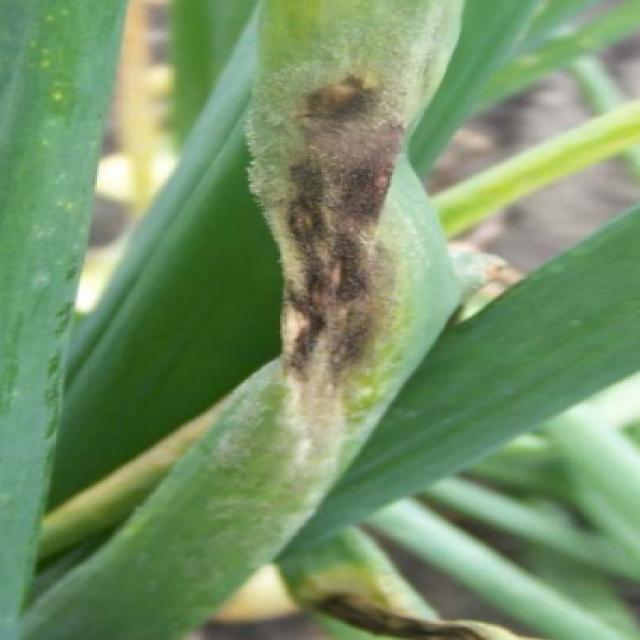
#> input picture Enhanced-DETR-for-Yellow-Leaf-Disease-Detection/coco-dataset/train2017/11_png.rf.8974a583459b40b5c3765f0733cd6486.jpg, 640 x 640 px, given as the content of the folder ./output_img/coco_val, which was not available
$ python draw_comparision.py
#> lines starting #> are read from the running program, lines starting #| are printed output that depends on the picture; after the words box and inside, x2 and y2 are one past the last pixel; in counts of white or black regions, pixels touching at a corner belong together; pictures that were not available may be replaced by others from this repository, and a replacement may not be noted
import cv2
import os
import time

BORDER_SIZE = 50
TEXT_COLOR = (0, 0, 0)  # Black color
TEXT_FONT = cv2.FONT_HERSHEY_SIMPLEX
TEXT_SCALE = 1
TEXT_THICKNESS = 2
TEXT_PADDING = 10  # Padding around the text


def write_text_to_image_comparision(dict_text_image: dict):
    """
    "caption of image": img,...
    visualize: [[0,1],
                [2,3]]
    """

    for idx, text in enumerate(dict_text_image.keys()):
        text_size = cv2.getTextSize(
            text, TEXT_FONT, TEXT_SCALE, TEXT_THICKNESS)[0]
        # Center the text horizontally
        text_x = int((dict_text_image[text].shape[1] - text_size[0]) / 2)
        if idx < 2:
            dict_text_image[text] = cv2.copyMakeBorder(dict_text_image[text], BORDER_SIZE, 0, 0, 0,
                                                       cv2.BORDER_CONSTANT, value=(255, 255, 255))
            text_y = BORDER_SIZE - TEXT_PADDING
        else:
            dict_text_image[text] = cv2.copyMakeBorder(dict_text_image[text], 0, BORDER_SIZE, 0, 0,
                                                       cv2.BORDER_CONSTANT, value=(255, 255, 255))
            text_y = dict_text_image[text].shape[0] - \
                BORDER_SIZE + text_size[1] + TEXT_PADDING

        cv2.putText(dict_text_image[text], text, (text_x, text_y), TEXT_FONT,
                    TEXT_SCALE, TEXT_COLOR, TEXT_THICKNESS)


if __name__ == "__main__":
    coco_path = './output_img/coco_val'

    img_files = [os.path.join(coco_path, f) for f in os.listdir(
        coco_path) if f.endswith('.png') or f.endswith('.jpeg') or f.endswith('.jpg')]

    for img_file in img_files:

        # write text to coco image
        img_coco = cv2.imread(img_file)
#> img_coco is the input picture: shape (640, 640, 3); mean B, G, R 104.6, 146.7, 118.4
        img_coco = cv2.resize(
            img_coco, (img_coco.shape[1] * 2, img_coco.shape[0] * 2))
#> img_coco: shape (1280, 1280, 3)
        img_coco = cv2.copyMakeBorder(img_coco, BORDER_SIZE, BORDER_SIZE, 0, 0,
                                      cv2.BORDER_CONSTANT, value=(255, 255, 255))
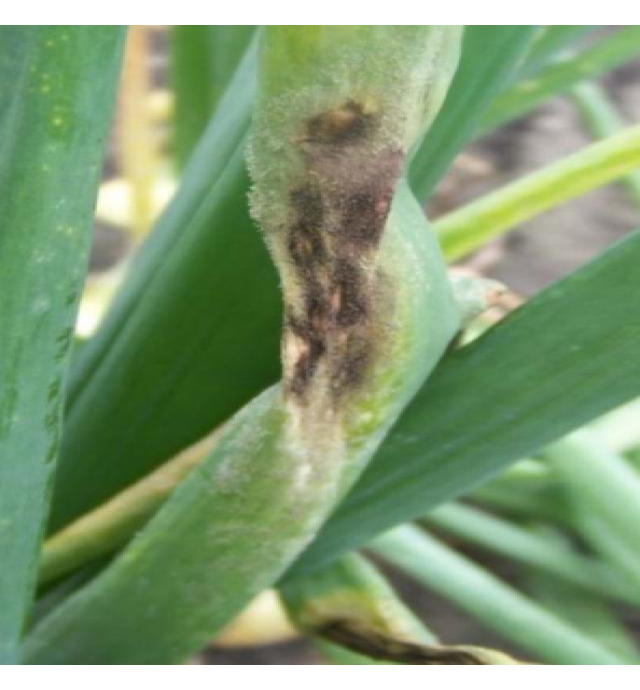
#> img_coco: shape (1380, 1280, 3) (shown at 1/2 size); mean B, G, R 115.4, 154.5, 128.3

        text = "coco_val"
        text_size = cv2.getTextSize(
            text, TEXT_FONT, TEXT_SCALE, TEXT_THICKNESS)[0]
        # Center the text horizontally
        text_x = int((img_coco.shape[1] - text_size[0]) / 2)
        text_y = BORDER_SIZE - TEXT_PADDING
        cv2.putText(img_coco, text, (text_x, text_y), TEXT_FONT,
                    TEXT_SCALE, TEXT_COLOR, TEXT_THICKNESS)
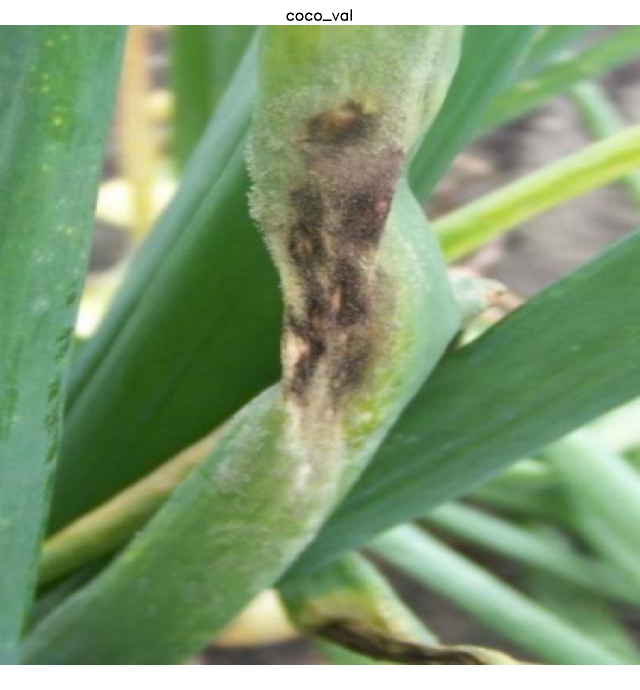
#> img_coco: shape (1380, 1280, 3) (shown at 1/2 size); 0.05% of pixels changed, all inside (x1, y1, x2, y2) = (573, 18, 704, 42)

        # write text to other images
        dict_text_image = {"res-50_ddetr": None,
                           "mb-v3L_ddetr": None,
                           "effi-v2S_ddetr": None,
                           "swin-T_ddetr": None}

        # read image
        for k in dict_text_image.keys():
            dict_text_image[k] = cv2.imread(img_file.replace('coco_val', k))
        write_text_to_image_comparision(dict_text_image)
#> the loop in write_text_to_image_comparision, `for idx, text in enumerate(dict_text_image.keys()):` made 4 passes
#> (text, text_size, text_x, text_y) on passes 1 to 4: ('res-50_ddetr', (215, 22), 212, 40), ('mb-v3L_ddetr', (229, 22), 205, 40), ('effi-v2S_ddetr', (233, 22), 203, 672), ('swin-T_ddetr', (209, 22), 215, 672)
#> after the loop in write_text_to_image_comparision, `for idx, text in enumerate(dict_text_image.keys()):`: dict_text_image = 4 items

        img1, img2, img3, img4 = dict_text_image.values()
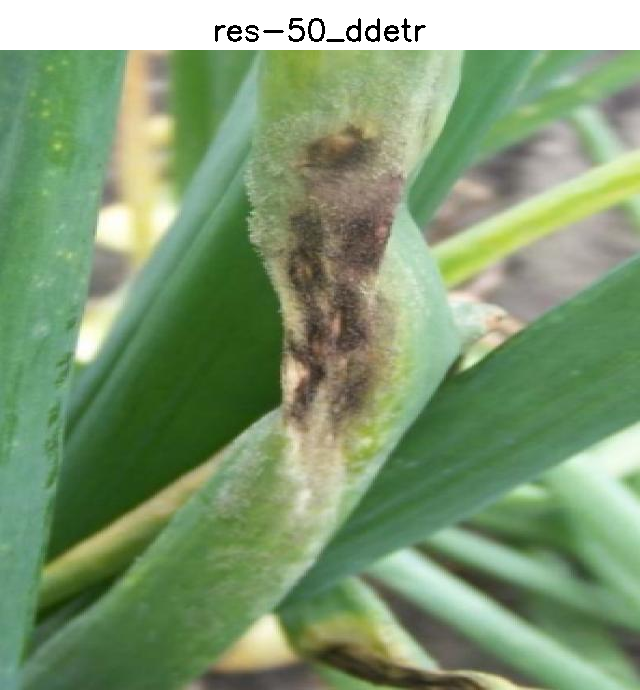
#> img1: shape (690, 640, 3); mean of channels 0, 1, 2 114.6, 153.7, 127.5; drawn as B, G, R
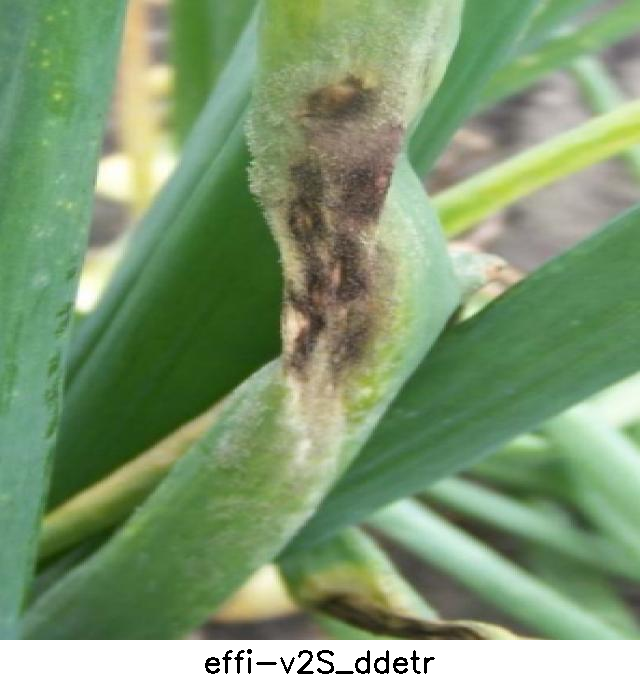
#> img3: shape (690, 640, 3); mean of channels 0, 1, 2 114.6, 153.7, 127.4; drawn as B, G, R
        left_col = cv2.vconcat([img1, img3])
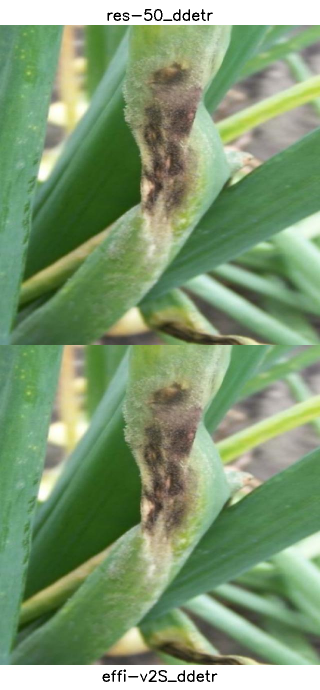
#> left_col: shape (1380, 640, 3) (shown at 1/2 size); mean of channels 0, 1, 2 114.6, 153.7, 127.4; drawn as B, G, R
        right_col = cv2.vconcat([img2, img4])
        result = cv2.hconcat([img_coco, left_col, right_col])
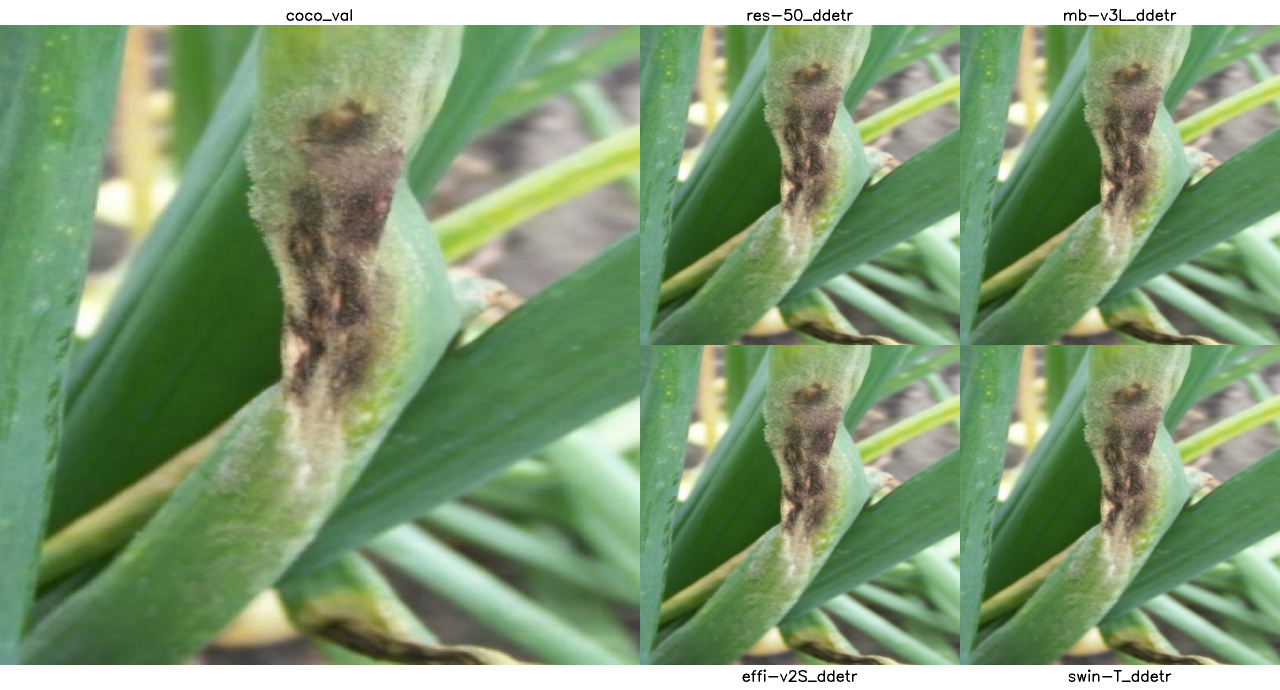
#> result: shape (1380, 2560, 3) (shown at 1/2 size); mean B, G, R 115, 154.1, 127.8

        # write output image
        file_name = os.path.basename(img_file)
        print(file_name)
        output_folder = os.path.join(
            ".", "output_img", "comparision")
        os.makedirs(output_folder, exist_ok=True)

        output_path = os.path.join(output_folder, file_name)

        cv2.imwrite(output_path, result)

$ run again, on Enhanced-DETR-for-Yellow-Leaf-Disease-Detection/coco-dataset/val2017/17_jpg.rf.a2c2f30f0211606a9824db68a7fef56d.jpg
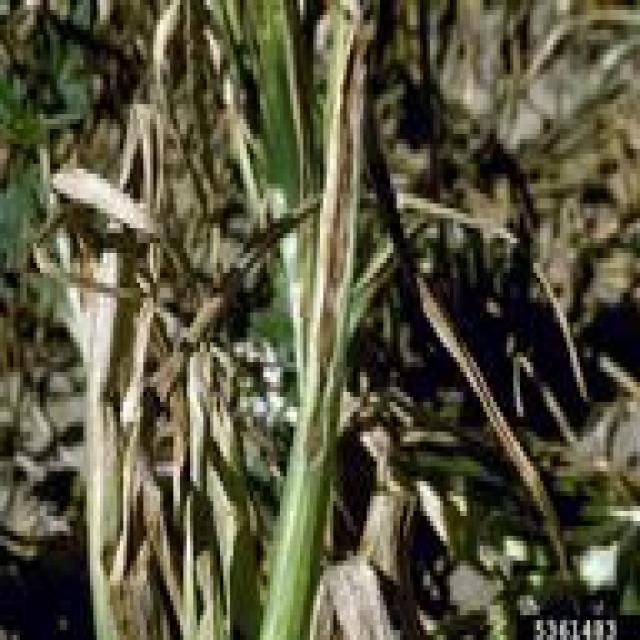
#> input picture Enhanced-DETR-for-Yellow-Leaf-Disease-Detection/coco-dataset/val2017/17_jpg.rf.a2c2f30f0211606a9824db68a7fef56d.jpg, 640 x 640 px, given as the content of the folder ./output_img/coco_val, which was not available
#> img_coco is the input picture: shape (640, 640, 3); mean B, G, R 62.5, 84.6, 86.9
#> `cv2.putText(img_coco, text, (text_x, text_y), TEXT_FONT, TEXT_SCALE, T..`:
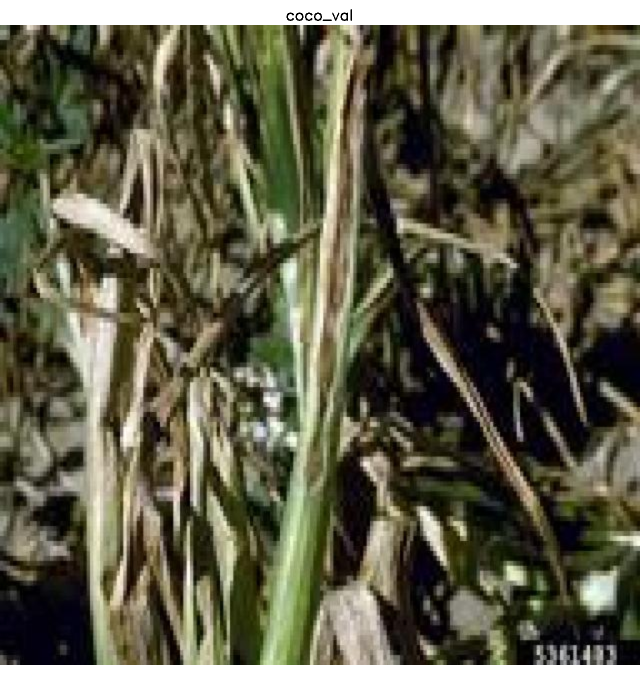
#> img_coco: shape (1380, 1280, 3) (shown at 1/2 size); mean B, G, R 76.3, 96.8, 98.9
#> the loop in write_text_to_image_comparision, `for idx, text in enumerate(dict_text_image.keys()):` made 4 passes
#> (text, text_size, text_x, text_y) on passes 1 to 4: ('res-50_ddetr', (215, 22), 212, 40), ('mb-v3L_ddetr', (229, 22), 205, 40), ('effi-v2S_ddetr', (233, 22), 203, 672), ('swin-T_ddetr', (209, 22), 215, 672)
#> after the loop in write_text_to_image_comparision, `for idx, text in enumerate(dict_text_image.keys()):`: dict_text_image = 4 items
#> `result = cv2.hconcat([img_coco, left_col, right_col])`:
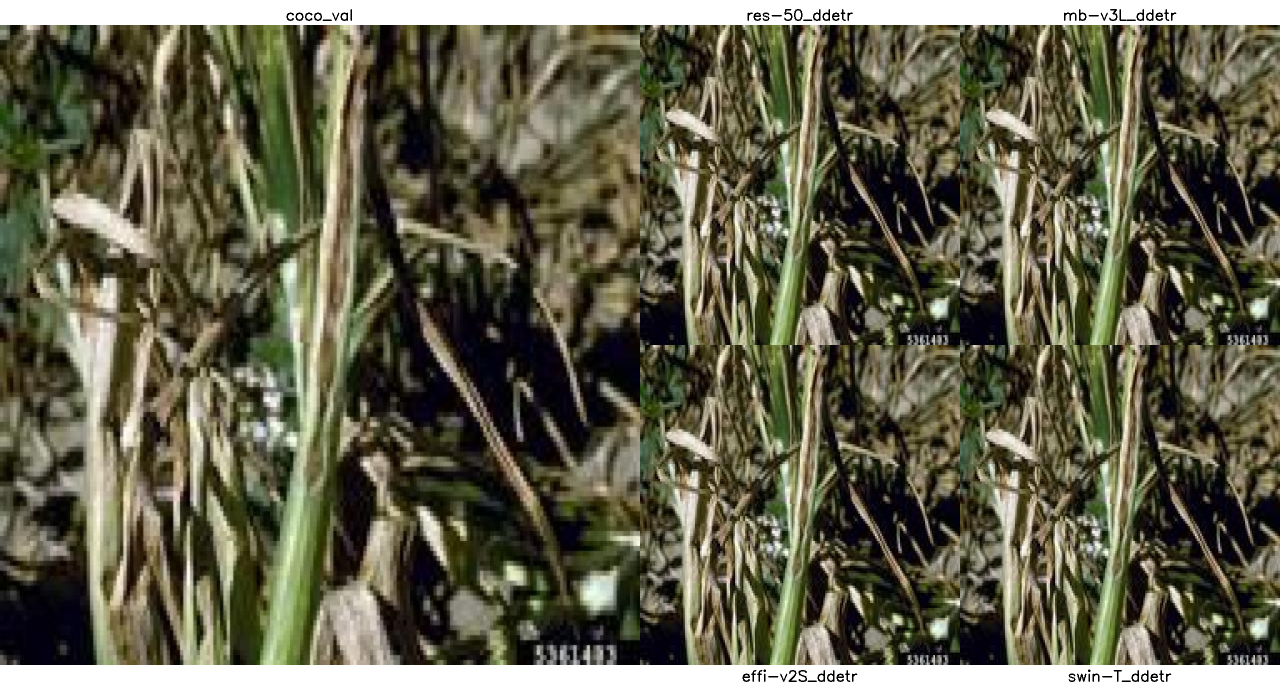
#> result: shape (1380, 2560, 3) (shown at 1/2 size); mean B, G, R 75.9, 96.5, 98.6

$ run again, on Enhanced-DETR-for-Yellow-Leaf-Disease-Detection/coco-dataset/val2017/21_jpg.rf.bce52f51478d92a12f949f08b18f53aa.jpg
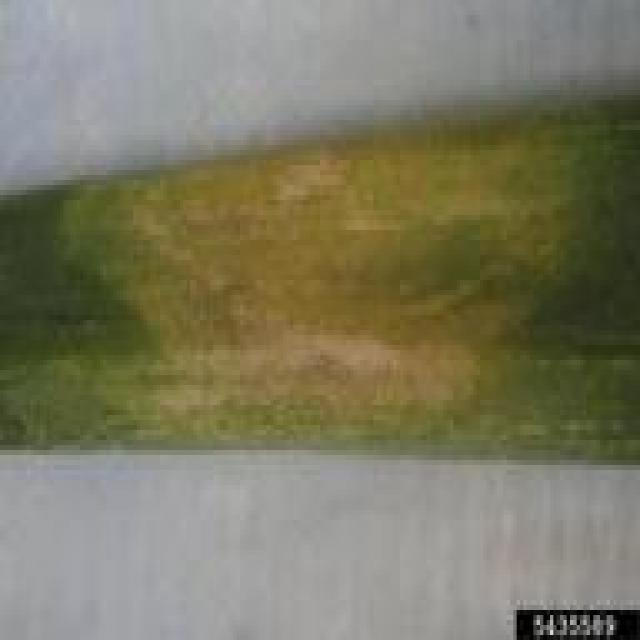
#> input picture Enhanced-DETR-for-Yellow-Leaf-Disease-Detection/coco-dataset/val2017/21_jpg.rf.bce52f51478d92a12f949f08b18f53aa.jpg, 640 x 640 px, given as the content of the folder ./output_img/coco_val, which was not available
#> img_coco is the input picture: shape (640, 640, 3); mean B, G, R 99.3, 122.2, 124.6
#> `cv2.putText(img_coco, text, (text_x, text_y), TEXT_FONT, TEXT_SCALE, T..`:
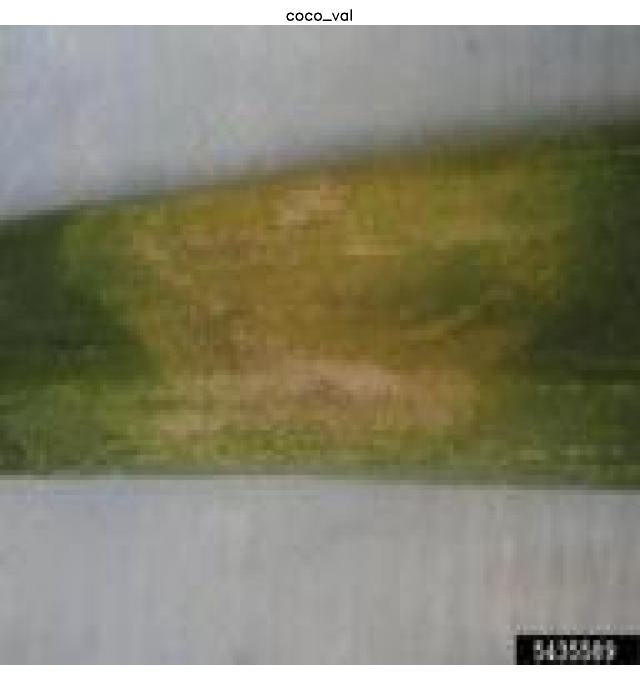
#> img_coco: shape (1380, 1280, 3) (shown at 1/2 size); mean B, G, R 110.4, 131.7, 133.9
#> the loop in write_text_to_image_comparision, `for idx, text in enumerate(dict_text_image.keys()):` made 4 passes
#> (text, text_size, text_x, text_y) on passes 1 to 4: ('res-50_ddetr', (215, 22), 212, 40), ('mb-v3L_ddetr', (229, 22), 205, 40), ('effi-v2S_ddetr', (233, 22), 203, 672), ('swin-T_ddetr', (209, 22), 215, 672)
#> after the loop in write_text_to_image_comparision, `for idx, text in enumerate(dict_text_image.keys()):`: dict_text_image = 4 items
#> `result = cv2.hconcat([img_coco, left_col, right_col])`:
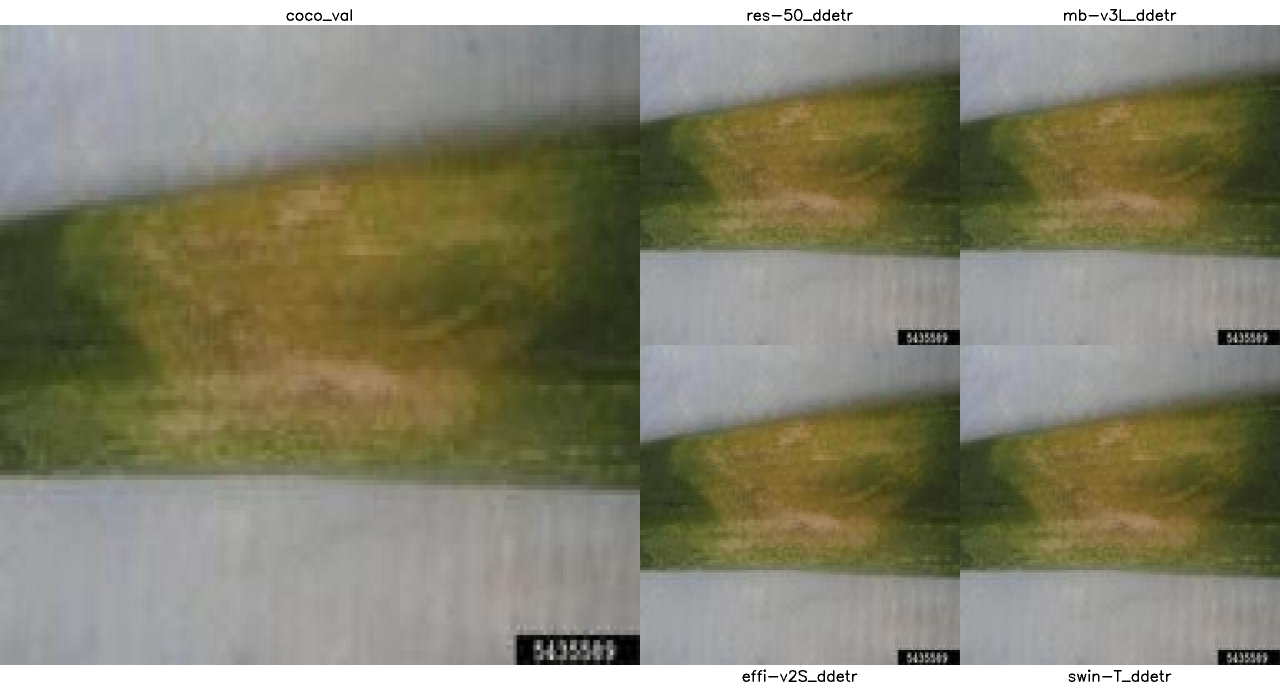
#> result: shape (1380, 2560, 3) (shown at 1/2 size); mean B, G, R 110.1, 131.3, 133.5
